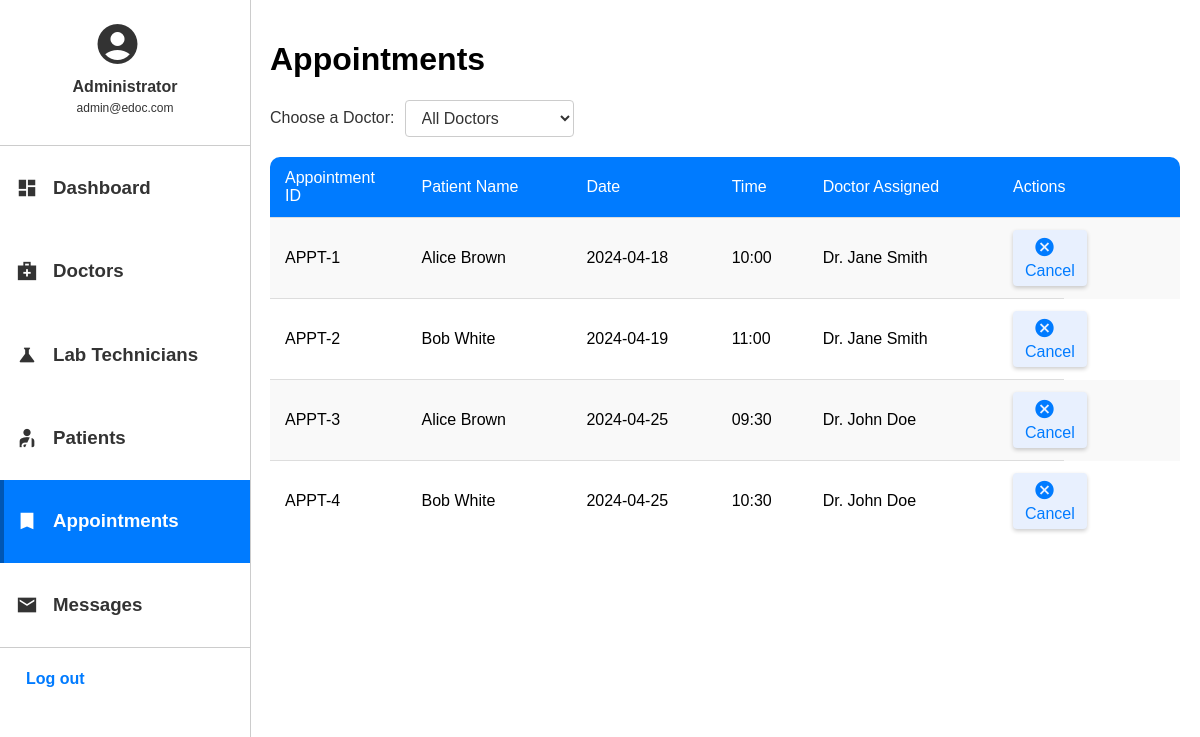
Page /View/Pages/Admin/Appointments.php (signed in) on the committed database.
### tables this page shows
CREATE TABLE Appointments (
    AppointmentID INT PRIMARY KEY AUTO_INCREMENT,
    PatientID INT NOT NULL,
    DoctorID INT NOT NULL,
    AppointmentDate DATETIME NOT NULL,
    CreatedAt TIMESTAMP DEFAULT CURRENT_TIMESTAMP,
    Status ENUM('Scheduled', 'Completed', 'Cancelled', 'NoShow') DEFAULT 'Scheduled',
    Notes TEXT,
    FOREIGN KEY (PatientID) REFERENCES Patients(PatientID),
    FOREIGN KEY (DoctorID) REFERENCES Doctors(DoctorID)
);

CREATE TABLE Patients (
    PatientID INT PRIMARY KEY AUTO_INCREMENT,
    Username VARCHAR(255) UNIQUE NOT NULL,
    PasswordHash VARCHAR(255) NOT NULL,  
    FullName VARCHAR(255) NOT NULL,  
    DateOfBirth DATE NOT NULL,  
    Gender ENUM('Male', 'Female') NOT NULL,  
    ContactEmail VARCHAR(255) UNIQUE NOT NULL,  
    ContactPhone VARCHAR(25),  
    Address TEXT,  
    MedicalHistory TEXT,
    Allergies TEXT,
    CurrentMedications TEXT,
    IsActive BOOLEAN DEFAULT 1,
    CreatedAt TIMESTAMP DEFAULT CURRENT_TIMESTAMP
);

CREATE TABLE Doctors (
    DoctorID INT PRIMARY KEY AUTO_INCREMENT,
    Username VARCHAR(255) UNIQUE NOT NULL,
    PasswordHash VARCHAR(255) NOT NULL,
    Name VARCHAR(255) NOT NULL,
    Specialty VARCHAR(255) NOT NULL,
    ContactEmail VARCHAR(255),
    ContactPhone VARCHAR(25),
    Availability VARCHAR(255),
    Qualifications TEXT,
    IsActive BOOLEAN DEFAULT 1,
    CreatedAt TIMESTAMP DEFAULT CURRENT_TIMESTAMP
);

### View/Pages/Admin/Appointments.php (the view, shortened to what this page needs)
<?php
include "../../Common PHP Functions/ConnectSql.php"; ?>
<!DOCTYPE html>
<html lang="en">
<head>
    <link href="styles.css" rel="stylesheet">
</head>
<body>
<div class="sidebar">
        <div class="profile">
          <span class="material-icons-sharp">account_circle</span>
          <h3>Administrator</h3>
          <p>admin@edoc.com</p>
        </div>
        <a href="DashBoard.php">
          <span class="material-icons-sharp">dashboard</span>
          <h3>Dashboard</h3>
        </a>
        <a href="Doctors.php">
          <span class="material-icons-sharp">medical_services</span>
          <h3>Doctors</h3>
        </a>
        <a href="LabTechs.php">
          <span class="material-icons-sharp">science</span>
          <h3>Lab Technicians</h3>
        </a>
        <a href="Patients.php">
          <span class="material-icons-sharp">personal_injury</span>
          <h3>Patients</h3>
        </a>
        <a href="Appointments.php" class="active">
          <span class="material-icons-sharp">bookmark</span>
          <h3>Appointments</h3>
        </a>
        <a href="Messages.php">
          <span class="material-icons-sharp">mail</span>
          <h3>Messages</h3>
        </a>
        <div class="logout-button">
          <a href="#">Log out</a>
        </div>
      </div>
    <div class="main-content">
        <div class="header">
            <h1>Appointments</h1>
            <div class="doctor-filter">
                <label for="doctorSelect">Choose a Doctor:</label>
                <select id="doctorSelect" onchange="filterAppointments(this.value)">
                    <option value="">All Doctors</option>
                </select>
            </div>
        </div>
        <div class="data-table-container">
    <table>
        <thead>
            <tr>
                <th>Appointment ID</th>
                <th>Patient Name</th>
                <th>Date</th>
                <th>Time</th>
                <th>Doctor Assigned</th>
                <th>Actions</th>
            </tr>
        </thead>
        <tbody id = "appointmentsBody">
            <?php
            $query = "SELECT a.AppointmentID, p.FullName AS PatientName, d.Name AS DoctorName,
                      a.AppointmentDate, a.Status
                      FROM Appointments a
                      JOIN Patients p ON a.PatientID = p.PatientID
                      JOIN Doctors d ON a.DoctorID = d.DoctorID
                      ORDER BY a.AppointmentDate ASC";
            $result = $conn->query($query);
            if ($result->num_rows > 0) {
                while($row = $result->fetch_assoc()) {
                    echo "<tr>
                        <td>APPT-" . htmlspecialchars($row["AppointmentID"]) . "</td>
                        <td>" . htmlspecialchars($row["PatientName"]) . "</td>
                        <td>" . date("Y-m-d", strtotime($row["AppointmentDate"])) . "</td>
                        <td>" . date("H:i", strtotime($row["AppointmentDate"])) . "</td>
                        <td>" . htmlspecialchars($row["DoctorName"]) . "</td>
                        <td class='actions'>";
                    if ($row["Status"] === 'Scheduled') {
                        echo "<button onclick='cancelAppointment(" . $row["AppointmentID"] . ")' class='action-button cancel-button'>
                        <span class='material-icons-sharp'>cancel</span>
                        Cancel
                    </button>";
                    }
                    echo "</td>
                    </tr>";
                }
            } else {
                echo "<tr><td colspan='6'>No appointments found</td></tr>";
            }
            ?>
        </tbody>
    </table>
</div>
    </div>
</body>
</html>

### View/Pages/Admin/styles.css (style rules this page uses)
body { margin: 0; font-family: 'Arial', sans-serif; }
.sidebar { background-color: #fff; color: #333; width: 250px; position: fixed; top: 0; bottom: 0; overflow-y: auto; border-right: 1px solid #ccc; }
.sidebar a { text-decoration: none; display: flex; align-items: center; padding: 12px; color: #333; border-left: 4px solid transparent; }
.sidebar a.active { background-color: #007bff; color: #fff; border-left: 4px solid #0056b3; }
.material-icons-sharp { font-size: 22px; margin-right: 15px; }
.sidebar .profile { text-align: center; padding: 20px; border-bottom: 1px solid #ccc; }
.sidebar .profile .material-icons-sharp { font-size: 48px; border-radius: 50%; margin-bottom: 10px; }
.sidebar .profile h3 { margin: 0; font-size: 16px; }
.sidebar .profile p { margin: 5px 0 10px; font-size: 12px; }
.logout-button { text-align: center; padding: 10px; border-top: 1px solid #ccc; }
.logout-button a { color: #007bff; font-weight: bold; }
.main-content { margin-left: 250px; padding: 20px; }
.data-table-container table { width: 100%; border-collapse: collapse; text-align: left; margin-top: 20px; margin-bottom: 20px; background-color: #ffffff; border-radius: 10px; overflow: hidden; }
.data-table-container th, .data-table-container td { padding: 12px 15px; border-bottom: 1px solid #dddddd; }
.data-table-container th { background-color: #007bff; color: white; font-weight: normal; }
.data-table-container tbody tr:last-child td { border-bottom: none; }
.data-table-container tbody tr:nth-child(odd) { background-color: #f9f9f9; }
.data-table-container th:first-child, .data-table-container td:first-child { width: 15%; }
.data-table-container th:last-child, .data-table-container td:last-child { width: 20%; }
.data-table-container th { text-align: left; }
.data-table-container td { text-align: left; }
.data-table-container button { background-color: #007bff; color: #fff; border: none; padding: 10px 15px; font-size: 1em; border-radius: 5px; cursor: pointer; box-shadow: 0 2px 4px rgba(0,0,0,0.2); transition: background-color 0.3s; }
.data-table-container .action-button span { display: inline; margin-left: 4px; }
.data-table-container .action-button { background-color: #e8f0fe; color: #007bff; border: none; padding: 6px 12px; border-radius: 4px; margin: 0; text-decoration: none; transition: background-color 0.3s, box-shadow 0.3s; cursor: pointer; }
.data-table-container .actions { display: flex; justify-content: start; gap: 8px; }

### View/Pages/Admin/Appointments.php (style rules this page uses)
.doctor-filter { margin-top: 20px; margin-bottom: 20px; display: flex; align-items: center; justify-content: start; }
.doctor-filter label { font-size: 16px; margin-right: 10px; color: #333; }
#doctorSelect { padding: 8px 12px; border-radius: 4px; border: 1px solid #ccc; font-size: 16px; color: #333; background-color: white; cursor: pointer; outline: none; }
#doctorSelect option { padding: 8px 12px; }

### rows in the picture
appointments: AppointmentID "1", PatientID.FullName "Alice Brown", AppointmentDate "2024-04-18", AppointmentDate "10:00", DoctorID.Name "Dr. Jane Smith"
appointments: AppointmentID "2", PatientID.FullName "Bob White", AppointmentDate "2024-04-19", AppointmentDate "11:00", DoctorID.Name "Dr. Jane Smith"
appointments: AppointmentID "3", PatientID.FullName "Alice Brown", AppointmentDate "2024-04-25", AppointmentDate "09:30", DoctorID.Name "Dr. John Doe"
appointments: AppointmentID "4", PatientID.FullName "Bob White", AppointmentDate "2024-04-25", AppointmentDate "10:30", DoctorID.Name "Dr. John Doe"
